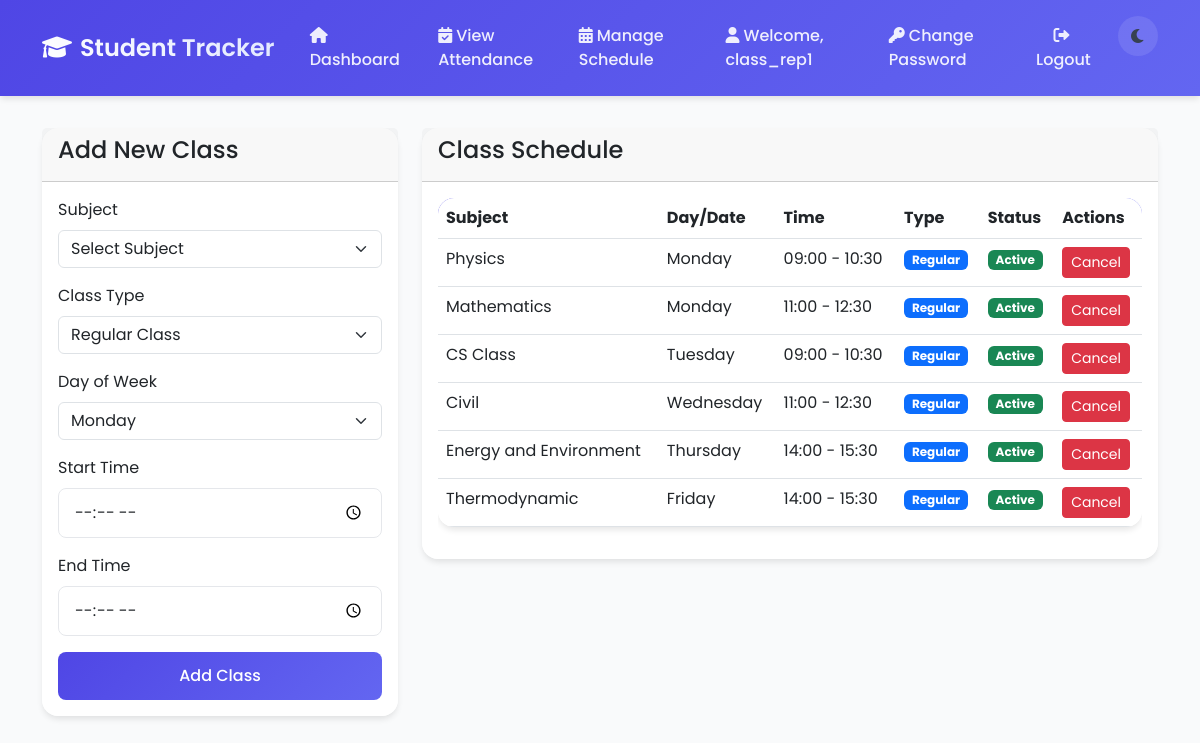
The page /manage-schedule/ (signed in) on the database its author committed.
### student_tracker/models.py (models this page shows, shortened)
class User(AbstractUser):
    USER_TYPE_CHOICES = (
        ('student', 'Student'),
        ('professor', 'Professor'),
        ('class_rep', 'Class Representative')
    )
    user_type = models.CharField(max_length=20, choices=USER_TYPE_CHOICES)

class ClassSchedule(models.Model):
    WEEKDAY_CHOICES = (
        (0, 'Monday'),
        (1, 'Tuesday'),
        (2, 'Wednesday'),
        (3, 'Thursday'),
        (4, 'Friday'),
        (5, 'Saturday'),
        (6, 'Sunday')
    )
    subject = models.ForeignKey(Subject, on_delete=models.CASCADE)
    weekday = models.IntegerField(choices=WEEKDAY_CHOICES)
    start_time = models.TimeField()
    end_time = models.TimeField()
    is_regular = models.BooleanField(default=True)  # True for regular classes, False for special classes
    date = models.DateField(null=True, blank=True)  # Only for special classes
    is_cancelled = models.BooleanField(default=False)
    created_by = models.ForeignKey(User, on_delete=models.SET_NULL, null=True)
    created_at = models.DateTimeField(default=timezone.now)
    class Meta:
        ordering = ['weekday', 'start_time']

class Subject(models.Model):
    name = models.CharField(max_length=100)
    professor = models.ForeignKey(User, on_delete=models.SET_NULL, null=True, related_name='subjects')
    created_at = models.DateTimeField(default=timezone.now)

### student_tracker/views.py (the view, shortened to what this page needs)
# urls.py: path('manage-schedule/', views.manage_schedule, name='manage_schedule'),
@login_required
@user_passes_test(is_class_rep)
def manage_schedule(request):
    subjects = Subject.objects.all()
    schedules = ClassSchedule.objects.all().order_by('weekday', 'start_time')
    context = {
        'subjects': subjects,
        'schedules': schedules
    }
    return render(request, 'manage_schedule.html', context)

### student_tracker/views.py (called while the page is built)
def is_class_rep(user):
    return user.user_type == 'class_rep'

### student_tracker/templates/manage_schedule.html (shortened to what this page needs)
{% extends 'base.html' %}
{% block content %}
<div class="row">
    <div class="col-md-4">
        <div class="card mb-4">
            <div class="card-header">
                <h4>Add New Class</h4>
            </div>
            <div class="card-body">
                <form method="post">
                    <div class="mb-3">
                        <label class="form-label">Subject</label>
                        <select name="subject" class="form-select" required>
                            <option value="">Select Subject</option>
                        </select>
                    </div>
                    <div class="mb-3">
                        <label class="form-label">Class Type</label>
                        <select name="is_regular" class="form-select" id="classType" required>
                            <option value="true">Regular Class</option>
                        </select>
                    </div>
                    <div class="mb-3" id="weekdayField">
                        <label class="form-label">Day of Week</label>
                        <select name="weekday" class="form-select">
                            <option value="0">Monday</option>
                        </select>
                    </div>
                    <div class="mb-3">
                        <label class="form-label">Start Time</label>
                        <input type="time" name="start_time" class="form-control" required>
                    </div>
                    <div class="mb-3">
                        <label class="form-label">End Time</label>
                        <input type="time" name="end_time" class="form-control" required>
                    </div>
                    <div class="d-grid">
                        <button type="submit" class="btn btn-primary">Add Class</button>
                    </div>
                </form>
            </div>
        </div>
    </div>
    <div class="col-md-8">
        <div class="card">
            <div class="card-header">
                <h4>Class Schedule</h4>
            </div>
            <div class="card-body">
                <div class="table-responsive">
                    <table class="table">
                        <thead>
                            <tr>
                                <th>Subject</th>
                                <th>Day/Date</th>
                                <th>Time</th>
                                <th>Type</th>
                                <th>Status</th>
                                <th>Actions</th>
                            </tr>
                        </thead>
                        <tbody>
                            {% for schedule in schedules %}
                                <tr>
                                    <td>{{ schedule.subject.name }}</td>
                                    <td>
                                        {% if schedule.is_regular %}
                                            {{ schedule.get_weekday_display }}
                                        {% else %}
                                            {{ schedule.date }}
                                        {% endif %}
                                    </td>
                                    <td>{{ schedule.start_time|time:"H:i" }} - {{ schedule.end_time|time:"H:i" }}</td>
                                    <td>
                                        {% if schedule.is_regular %}
                                            <span class="badge bg-primary">Regular</span>
                                        {% else %}
                                            <span class="badge bg-info">Special</span>
                                        {% endif %}
                                    </td>
                                    <td>
                                        {% if schedule.is_cancelled %}
                                            <span class="badge bg-danger">Cancelled</span>
                                        {% else %}
                                            <span class="badge bg-success">Active</span>
                                        {% endif %}
                                    </td>
                                    <td>
                                        {% if not schedule.is_cancelled %}
                                            <a href="{% url 'cancel_class' schedule.id %}"
                                               class="btn btn-danger btn-sm"
                                               onclick="return confirm('Are you sure you want to cancel this class?')">
                                                Cancel
                                            </a>
                                        {% endif %}
                                    </td>
                                </tr>
                            {% endfor %}
                        </tbody>
                    </table>
                </div>
            </div>
        </div>
    </div>
</div>
{% endblock %}

### student_tracker/templates/base.html (shortened to what this page needs)
<!DOCTYPE html>
<html lang="en" data-bs-theme="light">
<head>
    <link href="https://cdn.jsdelivr.net/npm/bootstrap@5.3.0/dist/css/bootstrap.min.css" rel="stylesheet">
    <link href="https://cdnjs.cloudflare.com/ajax/libs/font-awesome/6.0.0/css/all.min.css" rel="stylesheet">
</head>
<body>
    <nav class="navbar navbar-expand-lg">
        <div class="container">
            <a class="navbar-brand" href="{% url 'dashboard' %}">
                <i class="fas fa-graduation-cap me-2"></i>Student Tracker
            </a>
            <div class="collapse navbar-collapse" id="navbarNav">
                <ul class="navbar-nav">
                    {% if user.is_authenticated %}
                        <li class="nav-item">
                            <a class="nav-link" href="{% url 'dashboard' %}">
                                <i class="fas fa-home me-1"></i>Dashboard
                            </a>
                        </li>
                        <li class="nav-item">
                            <a class="nav-link" href="{% url 'view_attendance' %}">
                                <i class="fas fa-calendar-check me-1"></i>View Attendance
                            </a>
                        </li>
                        {% if user.user_type == 'class_rep' %}
                            <li class="nav-item">
                                <a class="nav-link" href="{% url 'manage_schedule' %}">
                                    <i class="fas fa-calendar-alt me-1"></i>Manage Schedule
                                </a>
                            </li>
                        {% endif %}
                    {% endif %}
                </ul>
                <ul class="navbar-nav ms-auto">
                    {% if user.is_authenticated %}
                        <li class="nav-item">
                            <span class="nav-link">
                                <i class="fas fa-user me-1"></i>Welcome, {{ user.username }}
                            </span>
                        </li>
                        <li class="nav-item">
                            <a class="nav-link" href="{% url 'change_password' %}">
                                <i class="fas fa-key me-1"></i>Change Password
                            </a>
                        </li>
                        <li class="nav-item">
                            <form method="post" action="{% url 'logout' %}" class="d-inline">
                                <button type="submit" class="btn nav-link">
                                    <i class="fas fa-sign-out-alt me-1"></i>Logout
                                </button>
                            </form>
                        </li>
                    {% else %}
                        <li class="nav-item">
                            <a class="nav-link" href="{% url 'login' %}">
                                <i class="fas fa-sign-in-alt me-1"></i>Login
                            </a>
                        </li>
                    {% endif %}
                    <li class="nav-item ms-2">
                        <div class="theme-toggle" onclick="toggleTheme()">
                            <i class="fas fa-moon"></i>
                        </div>
                    </li>
                </ul>
            </div>
        </div>
    </nav>
    <div class="container content">
        {% block content %}
        {% endblock %}
    </div>
</body>
</html>

### student_tracker/templates/base.html (style rules this page uses)
:root { --primary-color: #4F46E5; --secondary-color: #10B981; --accent-color: #6366F1; --background-light: #F9FAFB; --background-dark: #1F2937; --text-light: #374151; --text-dark: #F3F4F6; }
body { font-family: 'Poppins', sans-serif; background-color: var(--background-light); color: var(--text-light); transition: all 0.3s ease; }
.navbar { background: linear-gradient(135deg, var(--primary-color), var(--accent-color)); padding: 1rem 0; box-shadow: 0 4px 6px -1px rgba(0, 0, 0, 0.1); }
.navbar-brand { font-weight: 600; font-size: 1.5rem; background: linear-gradient(45deg, #fff, #e0e7ff); -webkit-background-clip: text; -webkit-text-fill-color: transparent; transition: transform 0.3s ease; }
.nav-link { position: relative; color: rgba(255, 255, 255, 0.9) !important; font-weight: 500; padding: 0.5rem 1rem !important; margin: 0 0.2rem; border-radius: 0.5rem; transition: all 0.3s ease; }
.nav-link::after { content: ''; position: absolute; bottom: 0; left: 50%; width: 0; height: 2px; background-color: #fff; transition: all 0.3s ease; transform: translateX(-50%); }
.card { border: none; border-radius: 1rem; box-shadow: 0 4px 6px -1px rgba(0, 0, 0, 0.1); transition: transform 0.3s ease, box-shadow 0.3s ease; background: rgba(255, 255, 255, 0.9); backdrop-filter: blur(10px); }
.btn-primary { background: linear-gradient(135deg, var(--primary-color), var(--accent-color)); border: none; padding: 0.75rem 1.5rem; border-radius: 0.5rem; font-weight: 500; transition: all 0.3s ease; }
.theme-toggle { cursor: pointer; padding: 0.5rem; border-radius: 50%; width: 40px; height: 40px; display: flex; align-items: center; justify-content: center; background: rgba(255, 255, 255, 0.1); transition: all 0.3s ease; }
.content { margin-top: 2rem; animation: fadeIn 0.5s ease; }
.table { border-radius: 1rem; overflow: hidden; box-shadow: 0 4px 6px -1px rgba(0, 0, 0, 0.1); }
.table thead { background: linear-gradient(135deg, var(--primary-color), var(--accent-color)); color: white; }
.form-control { border-radius: 0.5rem; padding: 0.75rem 1rem; border: 1px solid #e5e7eb; transition: all 0.3s ease; }

### rows shown on the page
User: username "class_rep1"
ClassSchedule: subject.name "Physics", weekday "Monday", start_time "09:00", end_time "10:30", is_regular "Regular", is_cancelled "Active"
ClassSchedule: subject.name "Mathematics", weekday "Monday", start_time "11:00", end_time "12:30", is_regular "Regular", is_cancelled "Active"
ClassSchedule: subject.name "CS Class", weekday "Tuesday", start_time "09:00", end_time "10:30", is_regular "Regular", is_cancelled "Active"
ClassSchedule: subject.name "Civil", weekday "Wednesday", start_time "11:00", end_time "12:30", is_regular "Regular", is_cancelled "Active"
ClassSchedule: subject.name "Energy and Environment", weekday "Thursday", start_time "14:00", end_time "15:30", is_regular "Regular", is_cancelled "Active"
ClassSchedule: subject.name "Thermodynamic", weekday "Friday", start_time "14:00", end_time "15:30", is_regular "Regular", is_cancelled "Active"
